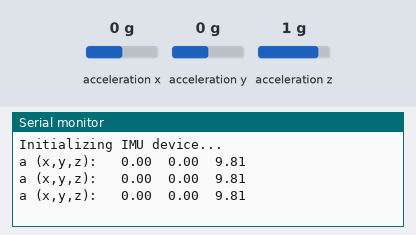
Simulated run of this sketch. Board: Arduino Uno, built for the host (arithmetic inside an expression is 32-bit, double 64-bit). Shown: the last lines printed to the serial monitor. The inputs (shaded band) are chosen by the test bench; at power-on: acceleration x 0 g, acceleration y 0 g, acceleration z 1 g.

Above: at 1.3 s.
1.4 s: acceleration x set to -1.4 g
At 1.9 s:
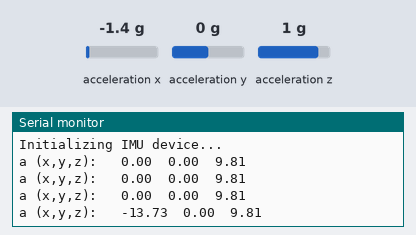
2.9 s: acceleration y set to -1.4 g
At 3.4 s:
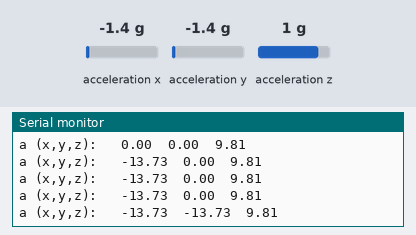
4.4 s: acceleration z set to -1.4 g
At 4.9 s:
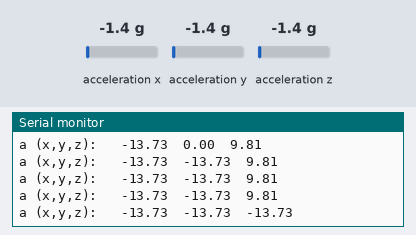

The sketch:

sketch_feb23_accelerometer_test.ino
```cpp
#include "CurieIMU.h"

void setup() {
  // put your setup code here, to run once:
  Serial.begin(9600);
  while(!Serial);
\
  Serial.println("Initializing IMU device...");

  CurieIMU.begin();

  CurieIMU.setAccelerometerRange(8);
}

void loop() {
  // put your main code here, to run repeatedly:
  float ax, ay, az;

  CurieIMU.readAccelerometerScaled(ax, ay, az);
  Serial.print("a (x,y,z): \t");
  Serial.print(9.81*ax);
  Serial.print("\t");
  Serial.print(9.81*ay);
  Serial.print("\t");
  Serial.print(9.81*az);
  Serial.println();
  delay(500);
}
```

Measured:
- after the input at 1.4 s, the serial monitor: prints a new line after 0.10 s (image 1)
- after the input at 2.9 s, the serial monitor: prints a new line after 0.10 s (image 2)
- after the input at 4.4 s, the serial monitor: prints a new line after 0.11 s (image 3)
